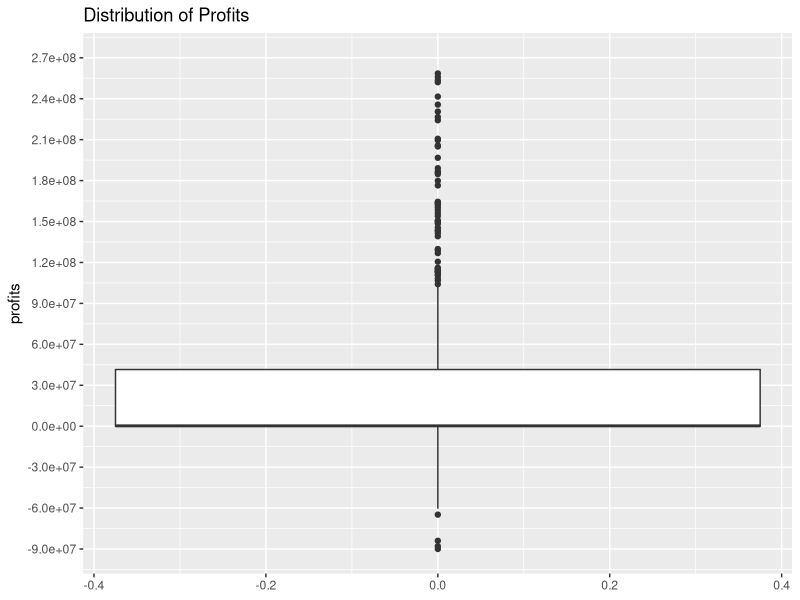
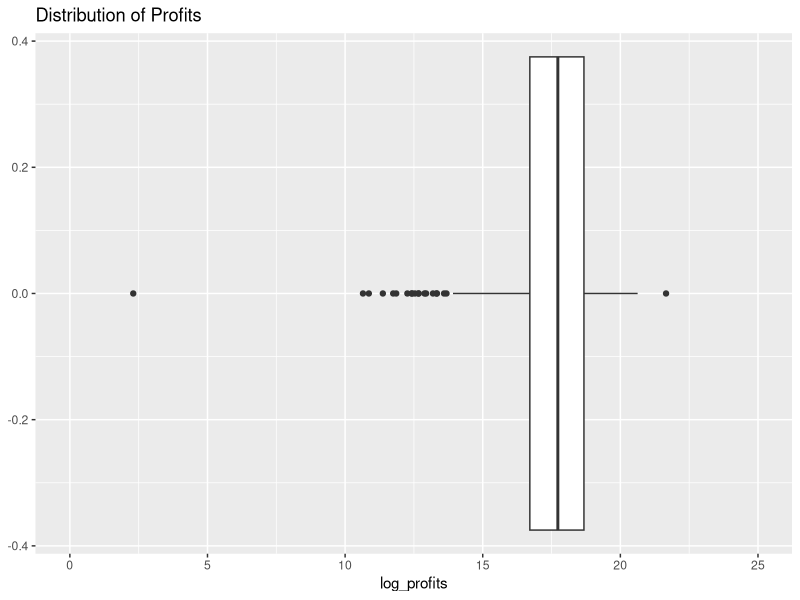
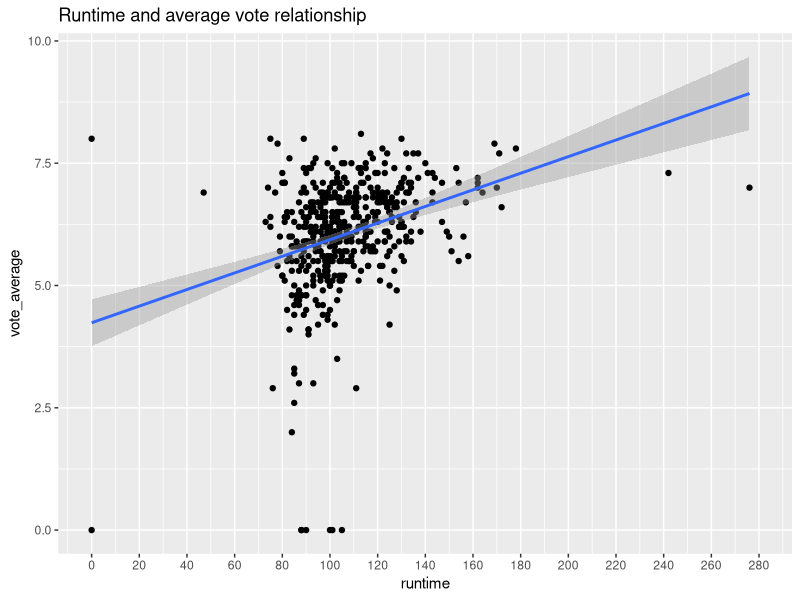
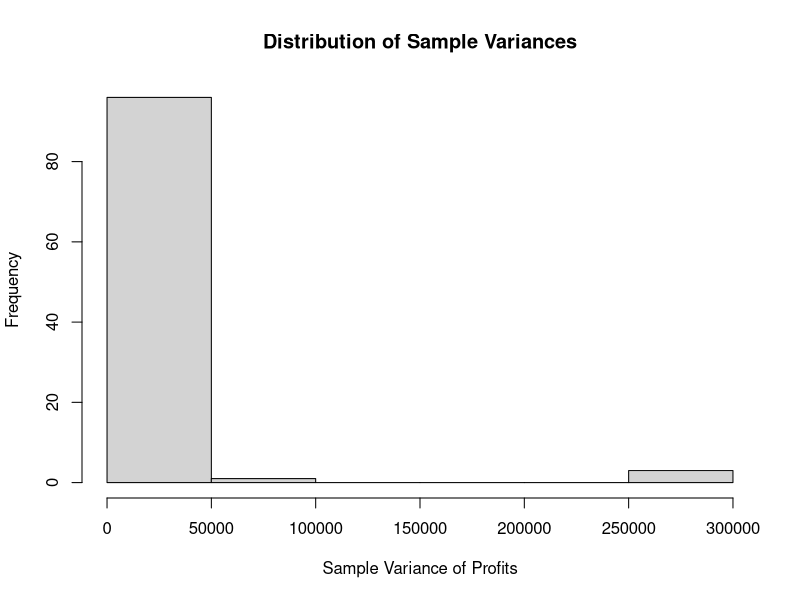
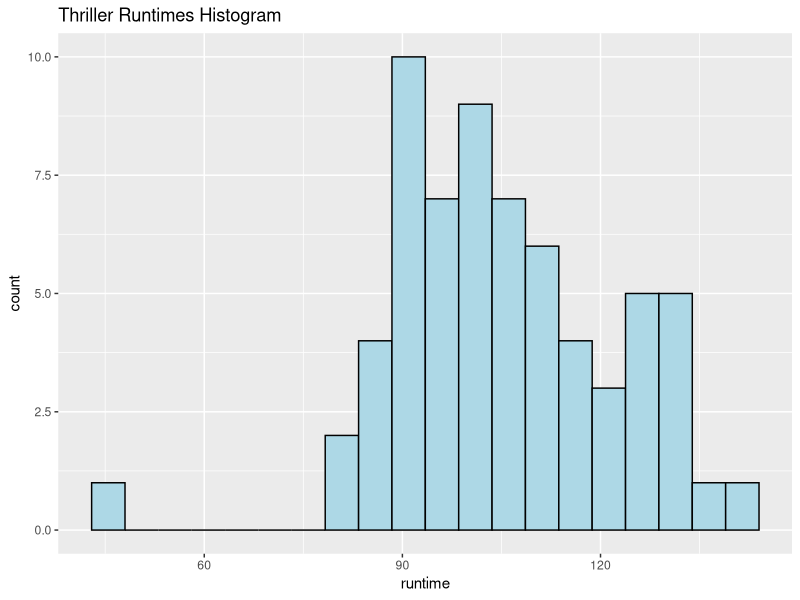
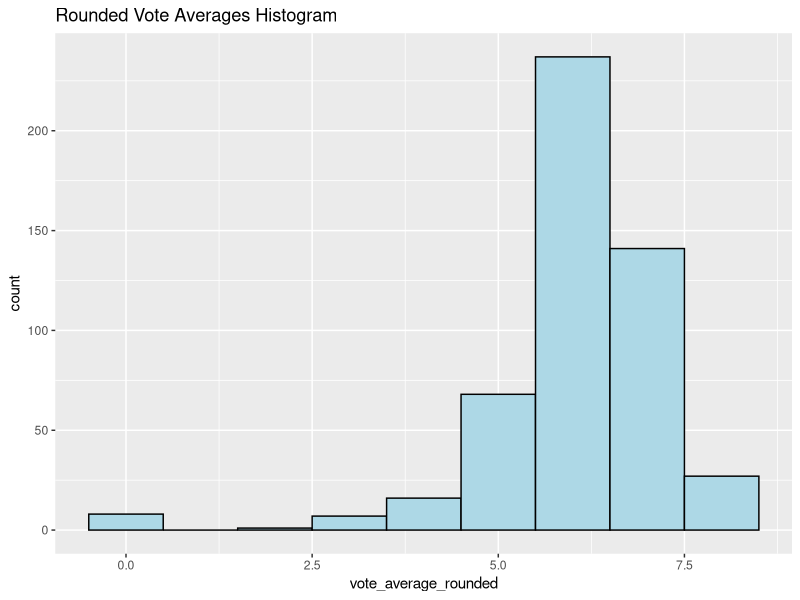
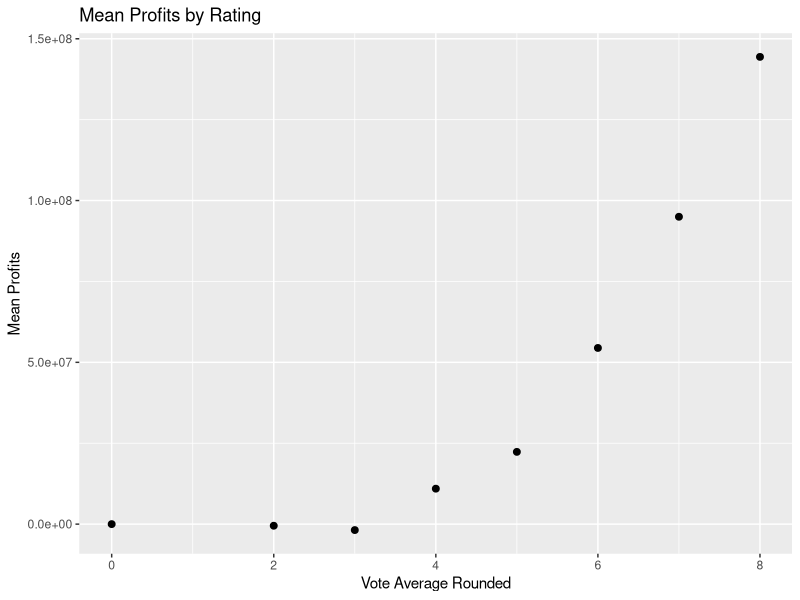
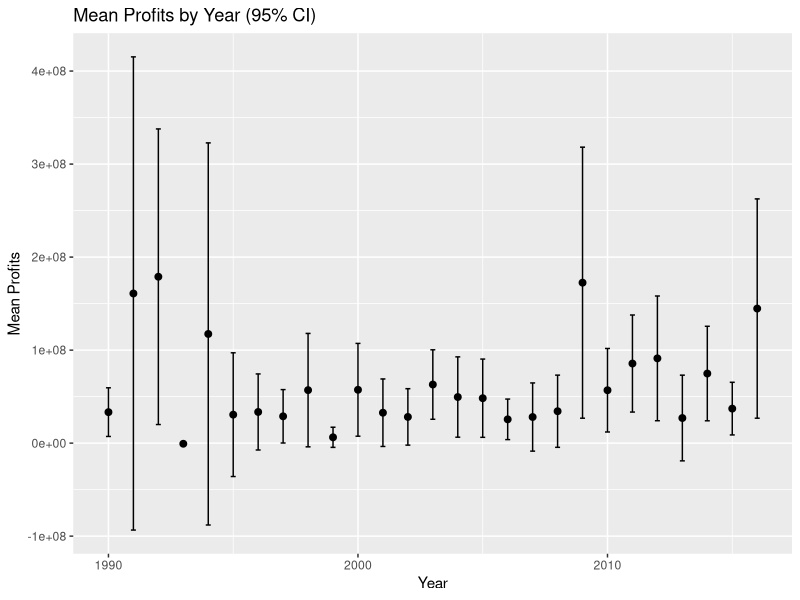

These figures' R source, in order: (Note: this script raises an error after producing the figures.)
## ---- chunk 1
knitr::opts_chunk$set(echo = TRUE)
## ---- chunk 2
movies <- readr::read_tsv("Datasets/movies1.tsv")
## ---- chunk 3
library(tidyverse)
## ---- chunk 4

head(movies)

nrow(movies)

ncol(movies)

## ---- chunk 5
nominal_var<- "title"
ordinal_var<- "popularity"
interval_var<-"release_date"
ratio_var<- "revenue"

## ---- chunk 6

movies$profits<-movies$revenue-movies$budget
mean_profits<-mean(movies$profits)
median_profits<-median(movies$profits)
max_profit<-max(movies$profits)
min_profits<-min(movies$profits)

## ---- chunk 7

movies[which.max(movies$profits), "title"]
movies[which.min(movies$profits), "title"]


## ---- chunk 8

ggplot(movies, aes(y = profits))+
        geom_boxplot()+
        labs(title = "Distribution of Profits",
        ylab = "profits")+
        scale_y_continuous(limits = c(-90000000,270000000), breaks = seq(-90000000,270000000, by = 30000000))
quantile(movies$profits, probs = c(0.25, 0.5, 0.75, 1))

## ---- chunk 9


movies$log_profits<-log(movies$profits)

mean(movies$log_profits, na.rm = TRUE)


## ---- chunk 10


mean(movies$log_profits, na.rm = FALSE)

ggplot(movies, aes(x=log_profits))+
  geom_boxplot()+
  labs(title = "Distribution of Profits",
        xlab = "movies",     
        ylab = "log_ptrofits")+
  scale_x_continuous(breaks = seq(0, 25, by = 5), limits = c(0,25))


## ---- chunk 11

ggplot(movies, aes(x = runtime, y = vote_average))+
  geom_point()+
  geom_smooth(method = lm, se = TRUE)+
  scale_x_continuous(limits = c(0,280), breaks = seq(0,280, by = 20))+
  labs(title = "Runtime and average vote relationship",
       x = "runtime",
       y = "vote_average")

## ---- chunk 12
actor_counts <- table(movies$first_actor)
sorted_actors <- sort(actor_counts, decreasing = TRUE)
top_actor <- names(sort(table(movies$first_actor), decreasing = TRUE))[1]
cat(top_actor)

## ---- chunk 13
top_actor_movies <- movies[movies$first_actor == top_actor, ]
actor_avg_revenue <- mean(top_actor_movies$revenue, na.rm = TRUE)
overall_avg_revenue <- mean(movies$revenue, na.rm = TRUE)

cat("The average revenue of the movie in which Bruce Willis plays:", actor_avg_revenue, "\n")
cat("The average revenue of the movies in the dataset:", overall_avg_revenue, "\n")

if(actor_avg_revenue > overall_avg_revenue) {
  cat("The revenue of his movies lies above the revenue of an average movie.\n")
} else {
  cat("The revenue of his movies is below the revenue of an average movie.\n")
}

## ---- chunk 14
sum(movies$first_actor == "Bruce Willis", na.rm = TRUE)

## ---- chunk 15
movies$profits <- movies$revenue - movies$budget
movies$profits_millions <- movies$profits/1000000
sample_variance <- var(movies$profits_millions, na.rm = TRUE)
n <- sum(!is.na(movies$profits_millions))
population_variance <- sample_variance * (n-1)/n

cat("The variance of the variable profits:", population_variance, "\n")

## ---- chunk 16
set.seed(321)
movies_sample <- movies %>% sample_n(25)
variance_sample <- var(movies_sample$profits_millions, na.rm = TRUE)

cat("Sample profits variance:", variance_sample, "\n")
cat("The population profits variance:", population_variance, "\n")

if(variance_sample > population_variance) {
  cat("The sample profits variance is larger than the population profits variance.\n")
} else {
  cat("The sample profits variance is smaller than the population profits variance.\n")
}

## ---- chunk 17
sample_vars <- numeric(100)
set.seed(321)

for(i in 1:100) {
  sample_i <- movies %>% sample_n(25)
  sample_vars[i] <- var(sample_i$profits_millions, na.rm = TRUE)
}
cat(head(sample_vars))

## ---- chunk 18
mean_sample_vars <- mean(sample_vars, na.rm = TRUE)
sd_sample_vars <- sd(sample_vars, na.rm = TRUE)

cat("Mean of sample variances:", mean_sample_vars, "\n")
cat("Standard deviation of sample variances:", sd_sample_vars, "\n")

hist(sample_vars, 
     main = "Distribution of Sample Variances",
     xlab = "Sample Variance of Profits")
## ---- chunk 19
thriller <- movies %>% 
  filter(genre == "Thriller", !is.na(runtime))
n <- nrow(thriller)
variable <- var(thriller$runtime)

alpha <- 0.01
CI <- (n -1)*variable / qchisq(c(0.995, 0.005), df = n -1)
CI

## ---- chunk 20
mean_thriller_runtime <- mean(thriller$runtime)
error <- sqrt(variable / n)
z <- qnorm(0.995)

CI_mean <- mean_thriller_runtime + c(-1,1)*z*error
CI_mean


## ---- chunk 21
sigma_hypo <- 500
test_hypo <- (n - 1)*variable / sigma_hypo

alpha <- 0.05
critical_val <- qchisq(c(alpha/2 , 1 - alpha/2), df = n-1)
test_hypo
critical_val



## ---- chunk 22
ggplot(thriller, aes(x = runtime)) +
  geom_histogram(bins = 20, fill = "lightblue", color = "black") +
  labs(title = "Thriller Runtimes Histogram")


## ---- chunk 23
movies <- movies %>%
  mutate(vote_average_rounded = round(vote_average))

ggplot(movies, aes(x = vote_average_rounded)) +
  geom_histogram(binwidth = 1, fill = "lightblue", color = "black") +
  labs(title = "Rounded Vote Averages Histogram")


## ---- chunk 24
rating_profits <- movies %>%
  group_by(vote_average_rounded) %>%
  summarize(mean_profits = mean(profits, na.rm = TRUE))
rating_profits

ggplot(rating_profits, aes(x = vote_average_rounded, y = mean_profits)) +
  geom_point(size = 2, color = "black") +
  labs(title = "Mean Profits by Rating",
       x = "Vote Average Rounded",
       y = "Mean Profits")
## ---- chunk 25
z2 <- qnorm(0.975)
year_profits <- movies %>%
  group_by(release_year) %>%
  summarize(mean_profits = mean(profits, na.rm = TRUE),
            error = sd(profits, na.rm = TRUE)/sqrt(n()),
            .groups = "drop") %>%
  mutate(lower = mean_profits - z2*error,
         higher = mean_profits + z2*error)

ggplot(year_profits, aes(x = release_year , y = mean_profits)) +
  geom_point(size = 2) +
  geom_errorbar(aes(ymin = lower, ymax = higher), width = 0.2) +
  labs(title = "Mean Profits by Year (95% CI)", x = "Year", y = "Mean Profits")
## ---- chunk 26
#WRITE YOUR CODE HERE

## ---- chunk 27
#WRITE YOUR CODE HERE

## ---- chunk 28
#WRITE YOUR CODE HERE

## ---- chunk 29
#WRITE YOUR CODE HERE

## ---- chunk 30
#WRITE YOUR CODE HERE

## ---- chunk 31
#WRITE YOUR CODE HERE

## ---- chunk 32
#WRITE YOUR CODE HERE

## ---- chunk 33
#WRITE YOUR CODE HERE

## ---- chunk 34
#WRITE YOUR CODE HERE

## ---- chunk 35
#WRITE YOUR CODE HERE

## ---- chunk 36
#WRITE YOUR CODE HERE

movies1$profit <- movies1$revenue - movies1$budget
ean_profit_by_month <- aggregate(profit ~ release_month, data = movies1, FUN = mean, na.rm = TRUE)

ggplot(mean_profit_by_month, aes(x = factor(release_month), y = profit)) +
  geom_bar(stat = "identity") +
  labs(
    title = "Mean Profits by Month of Release",
    x = "Month of Release",
    y = "Mean Profit (Revenue - Budget)"
  ) 

## ---- chunk 37
#WRITE YOUR CODE HERE
movies1_positive$english_dummy_var <- ifelse(movies1_positive$original_language == "en", 1, 0)

movies1_positive <- subset(movies1, profit > 0 & budget > 0)

ols_model<-lm(log(profit)~log(budget)+english_dummy_var+release_month, data = movies1_positive)

summary(ols_model)

## ---- chunk 38
#WRITE YOUR CODE HERE

## ---- chunk 39
#WRITE YOUR CODE HERE

## ---- chunk 40
#WRITE YOUR CODE HERE

## ---- chunk 41
#WRITE YOUR CODE HERE

